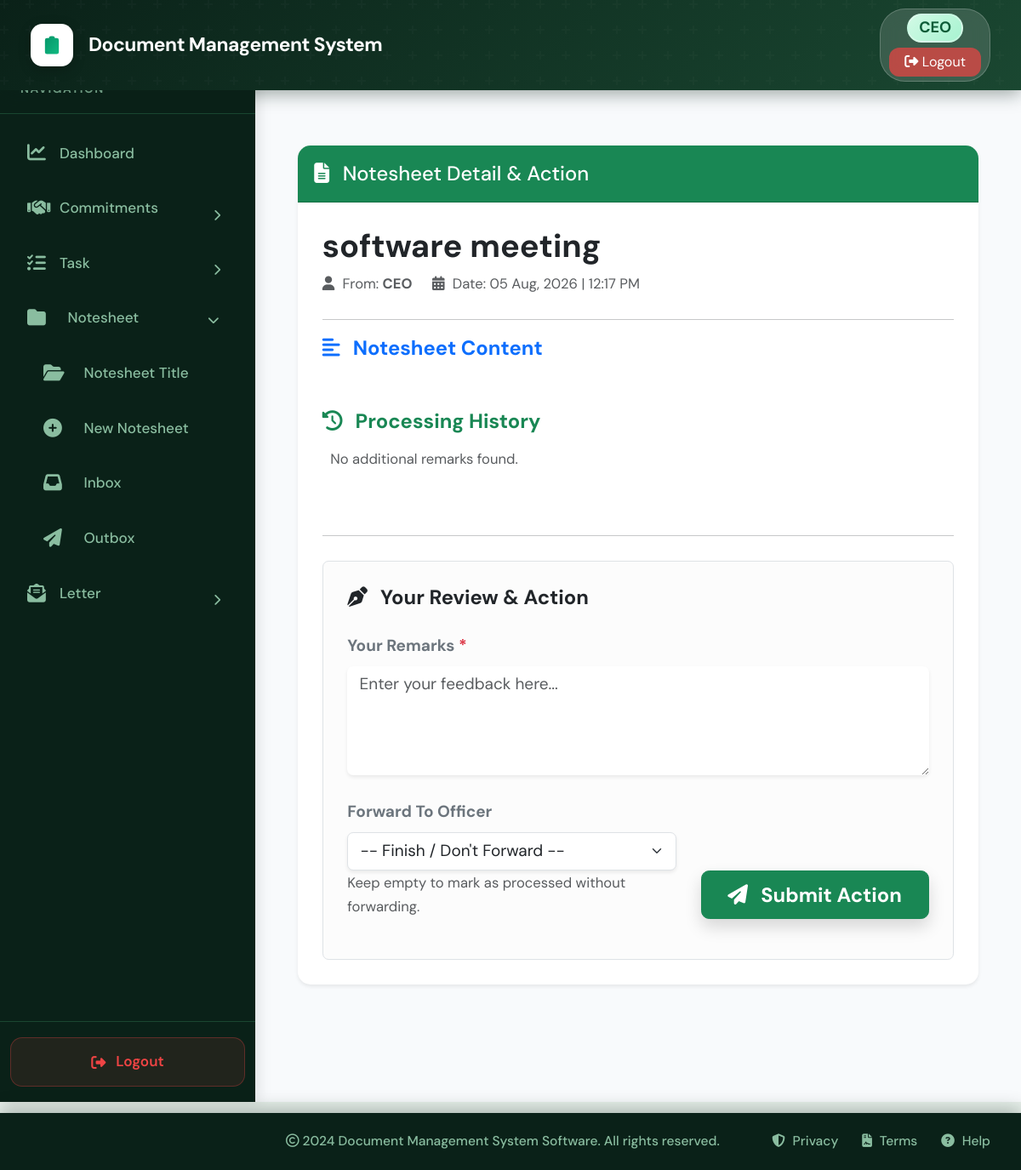
The app's page /notesheet-detail/70/ (signed in) with its own data.
### core/models.py (models this page shows, shortened)
class Task(models.Model):
    STATUS_CHOICES = (
        ('Pending', 'Pending'),
        ('In Progress', 'In Progress'),
        ('Seen', 'Seen'),
        ('Completed', 'Completed'),
    )
    file = models.ForeignKey(File, on_delete=models.CASCADE, related_name='tasks', null=True, blank=True)
    title = models.CharField(max_length=200)
    description = models.TextField(blank=True, null=True)
    assigned_by = models.ForeignKey(User, on_delete=models.CASCADE, related_name="tasks_assigned")
    assigned_to = models.ForeignKey(User, on_delete=models.SET_NULL, null=True, blank=True, related_name="tasks_received")
    current_handler_role = models.CharField(max_length=50, default="Manager")
    due_date = models.DateField(blank=True, null=True)
    status = models.CharField(max_length=20, choices=STATUS_CHOICES, default='Pending')
    is_seen = models.BooleanField(default=False)
    seen_at = models.DateTimeField(null=True, blank=True)
    created_at = models.DateTimeField(auto_now_add=True)
    class Meta:
        ordering = ['-created_at']

### core/views.py (the view, shortened to what this page needs)
# urls.py: path('notesheet-detail/<int:task_id>/', views.notesheet_detail, name='view_notesheet_detail'),
@login_required
def notesheet_detail(request, task_id):
    notesheet = get_object_or_404(Task, id=task_id)
    officers = User.objects.filter(profile__isnull=False).exclude(id=request.user.id).select_related('profile').order_by('username')
    return render(request, 'notesheet_detail.html', {'notesheet': notesheet, 'officers': officers})

### core/context_processors.py (called while the page is built)
def unread_notesheets(request):
    if request.user.is_authenticated:
        notesheets_count = Notesheet.objects.filter(
            current_holder=request.user,
            is_seen=False
        ).count()
        return {
            'unread_notesheets_count': notesheets_count,
        }
    return {
        'unread_notesheets_count': 0,
    }

def notifications_processor(request):
    if request.user.is_authenticated:
        unread_notifications = Notification.objects.filter(recipient=request.user, is_read=False)[:5]
        unread_count = Notification.objects.filter(recipient=request.user, is_read=False).count()
        return {
            'unread_notifications': unread_notifications,
            'unread_notifications_count': unread_count
        }
    return {}

### core/templates/notesheet_detail.html (shortened to what this page needs)
{% extends 'base.html' %}
{% block content %}
<div class="container py-4">
    <div class="card shadow-sm border-0" style="border-radius: 15px;">
        <div class="card-header bg-success text-white py-3" style="border-radius: 15px 15px 0 0;">
            <h5 class="mb-0"><i class="fas fa-file-alt me-2"></i> Notesheet Detail & Action</h5>
        </div>
        <div class="card-body p-4">
            <div class="mb-4">
                <h2 class="fw-bold text-dark">{{ notesheet.title }}</h2>
                <div class="text-muted small">
                    <span class="me-3"><i class="fas fa-user me-1"></i> From: <b>{{ notesheet.assigned_by.username }}</b></span>
                    <span><i class="fas fa-calendar-alt me-1"></i> Date: {{ notesheet.created_at|date:"d M, Y | h:i A" }}</span>
                </div>
            </div>
            <hr>
            <div class="mb-5">
                <h5 class="fw-bold text-primary mb-3"><i class="fas fa-align-left me-2"></i> Notesheet Content</h5>
            </div>
            <div class="mb-5">
                <h5 class="fw-bold text-success mb-3"><i class="fas fa-history me-2"></i> Processing History</h5>
                <div class="list-group list-group-flush">
                    {% for remark in notesheet.remarks.all %}
                        {% if remark.action_taken != 'save' %}
                        <div class="list-group-item border-0 border-bottom bg-transparent px-0">
                            <div class="d-flex justify-content-between align-items-center">
                                <span class="fw-bold text-dark">{{ remark.user.username }}</span>
                                <small class="text-muted bg-light px-2 rounded">{{ remark.created_at|date:"d-m-Y | h:i A" }}</small>
                            </div>
                            <p class="mt-2 mb-1 text-secondary italic">"{{ remark.feedback }}"</p>
                        </div>
                        {% endif %}
                    {% empty %}
                        <p class="text-muted small ps-2">No additional remarks found.</p>
                    {% endfor %}
                </div>
            </div>
            <hr class="my-4">
            <div class="bg-light p-4 rounded border">
                <h5 class="fw-bold mb-4 text-dark"><i class="fas fa-pen-nib me-2"></i> Your Review & Action</h5>
                <form method="POST">
                    <div class="mb-4">
                        <label class="form-label fw-bold text-secondary">Your Remarks <span class="text-danger">*</span></label>
                        <textarea name="remarks" class="form-control border-0 shadow-sm" rows="4" placeholder="Enter your feedback here..." required></textarea>
                    </div>
                    <div class="row align-items-end">
                        <div class="col-md-7 mb-3">
                            <label class="form-label fw-bold text-secondary">Forward To Officer</label>
                            <select name="forward_to" class="form-select shadow-sm">
                                <option value="" selected>-- Finish / Don't Forward --</option>
                            </select>
                            <small class="text-muted">Keep empty to mark as processed without forwarding.</small>
                        </div>
                        <div class="col-md-5 mb-3">
                            <div class="d-grid">
                                <button type="submit" class="btn btn-success btn-lg fw-bold shadow">
                                    <i class="fas fa-paper-plane me-2"></i> Submit Action
                                </button>
                            </div>
                        </div>
                    </div>
                </form>
            </div>
        </div>
    </div>
</div>
{% endblock %}

### core/templates/base.html (style rules this page uses)
:root { --primary-color: #10b981; --primary-dark: #059669; --primary-light: #34d399; --secondary-color: #1a4731; --dark-bg: #0d2b1e; --sidebar-bg: #0a2118; --hover-bg: #1a4731; --text-light: #8abda0; --text-dark: #0d2b1e; --border-color: #1a4731; --success: #10b981; --warning: #f59e0b; --danger: #ef4444; --info: #06b6d4; }
* { margin: 0; padding: 0; box-sizing: border-box; }
html { font-size: 19px; }
body { font-family: 'DM Sans', -apple-system, BlinkMacSystemFont, 'Segoe UI', sans-serif; background-color: #e8f0eb; min-height: 100vh; display: flex; flex-direction: column; font-size: 1rem; }

### core/templates/notesheet_detail.html (style rules this page uses)
.bg-light { background-color: #fcfcfc !important; }

### records on screen
Task: title "software meeting", assigned_by.username "CEO", created_at|h "05 Aug, 2026 | 12:17 PM"
